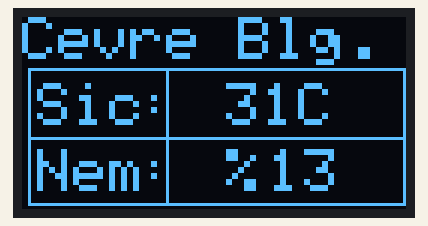
Bench run of a sketch on a simulated Arduino Uno, built with avr-gcc and run on an emulated ATmega328P. On the bench: 128×64 one-colour display.

Above: at 0.1 s.

The sketch:

oledtester.ino
```cpp
#include <Adafruit_Sensor.h>
#include <Adafruit_SSD1306.h>
#include <Adafruit_GFX.h>
#define SCREEN_WIDTH 128 // OLED display width, in pixels if 96 replace with 96.
#define SCREEN_HEIGHT 64 // OLED display height, in pixels if 32 replace with 32.
#define OLED_RESET     20 // Reset pin # (or -1 if sharing Arduino reset pin)
Adafruit_SSD1306 display(SCREEN_WIDTH, SCREEN_HEIGHT, &Wire, OLED_RESET);
int dis_sicaklik = 31;
int dis_nem = 13;

void setup() {
  display.begin(SSD1306_SWITCHCAPVCC, 0x3C);  // initialize I2C addr to 0x3C ( for 128x64 Display )
  display.clearDisplay();
  display.display();
  display.setTextSize(2);
  display.setTextColor(WHITE);
  display.clearDisplay();
  display.drawRect(2, 17, 126, 46, WHITE);
  display.drawLine(2, 40, 126, 40, WHITE);
  display.drawLine(48, 17, 48, 62, WHITE);

}

void loop() {
  display.drawRect(2, 17, 126, 46, WHITE);
  display.drawLine(2, 40, 126, 40, WHITE);
  display.drawLine(48, 17, 48, 62, WHITE);


  display.setCursor(0, 0);
  display.print("Cevre Blg.");
  // Show temperature level (Celcius)
  if (11 < 10)
  {

    display.setCursor(5, 22);
    display.print("Sic");
    display.print(":");
    display.setCursor(53, 22);
    display.print("0");
    display.setCursor(82, 22);
    display.print(dis_sicaklik);
    display.setCursor(96, 22);
    display.print("C");
  }
  else
  {

    display.setCursor(5, 22);
    display.print("Sic");
    display.setCursor(39, 22);
    display.print(":");
    display.setCursor(68, 22);
    display.print(dis_sicaklik);
    display.print("C");
  }

  // Show humidity level
  if (11 < 10)
  {

    display.setCursor(5, 44);
    display.print("Nem");
    display.setCursor(39, 44);
    display.print(":");
    display.setCursor(68, 44);
    display.print("%");
    display.setCursor(82, 44);
    display.print(0);
    display.setCursor(96, 44);
    display.print(dis_nem);
  }
  else
  {

    display.setCursor(5, 44);
    display.print("Nem");
    display.setCursor(39, 44);
    display.print(":");
    display.setCursor(68, 44);
    display.print("%");
    display.setCursor(82, 44);
    display.print(dis_nem);

  }
  display.display();
}
```
